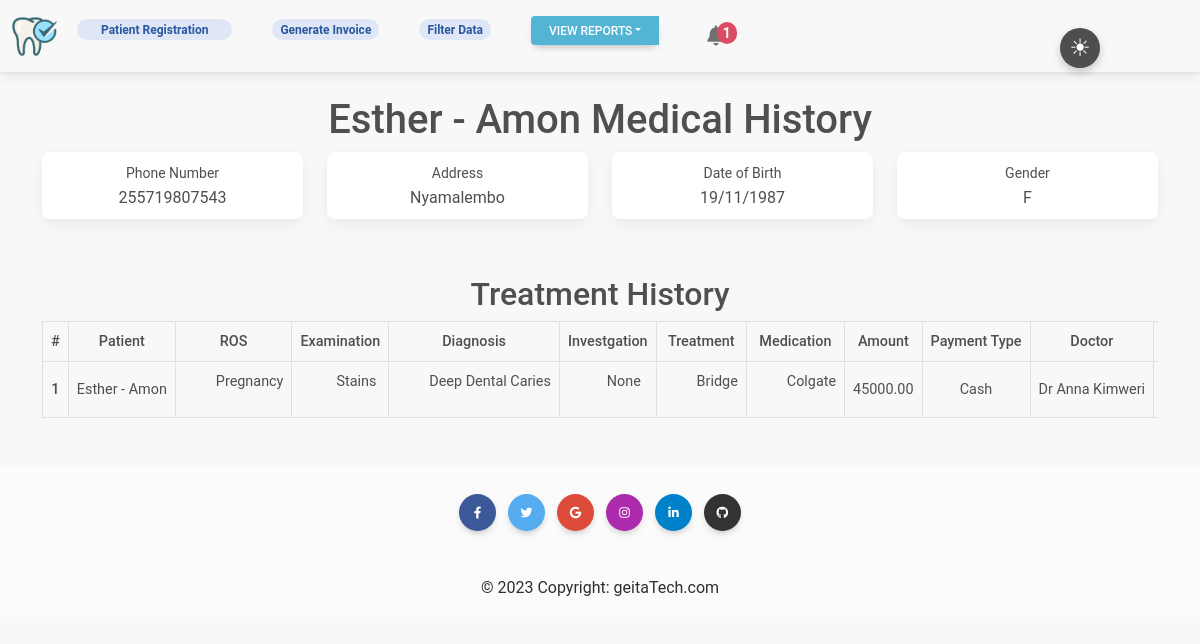
The app's page /patient/6/ with its own data.
### patient/models.py (models this page shows, shortened)
class Patient(models.Model):
    GENDER = (
        ('M', 'Male'),
        ('F', 'Female')
    )
    firstname = models.CharField(max_length=255)
    lastname = models.CharField(max_length=255)
    DOB = models.CharField(max_length=255)
    address = models.CharField(max_length=255)
    phone_number = models.CharField(max_length=255)
    gender = models.CharField(max_length=255, choices=GENDER)
    weight = models.IntegerField(default=0)
    BPressure = models.CharField(max_length=255, blank=True)
    created_at = models.DateTimeField(auto_now_add=True)
    updated_at = models.DateTimeField(auto_now=True)
    def __str__(self):
        return f'{self.firstname} - {self.lastname}'

class MedicalHistory(models.Model):
    patient = models.ForeignKey(Patient, on_delete=models.CASCADE,
                                related_name='patientmedicalhistory')
    history = models.CharField(max_length=255)
    review_of_systems = models.ManyToManyField(ReviewofSystem)
    examination = models.ManyToManyField(Examination)
    diagnosis = models.ManyToManyField(Diagnosis)
    investgation = models.ManyToManyField(Investgation)
    treatment = models.ManyToManyField(Treatment)
    medication = models.ManyToManyField(Medication)
    payment_type = models.ForeignKey(PaymentType, on_delete=models.CASCADE)
    follow_up_date = models.DateField(null=True)
    doctor = models.ForeignKey(Doctor, on_delete=models.PROTECT, null=True)
    created_at = models.DateTimeField(auto_now_add=True)
    def calculate_total_price(self):
        total_price = sum(category.price for category in self.treatment.all())
        total_price += sum(category.price for category in self.investgation.all())
        total_price += sum(category.price for category in self.medication.all())
        return total_price
    class Meta:
        verbose_name_plural = 'Medical History'

class ReviewofSystem(models.Model):
    name = models.CharField(max_length=255)

class Examination(models.Model):
    name = models.CharField(max_length=255)

class Diagnosis(models.Model):
    name = models.CharField(max_length=255)

class Investgation(models.Model):
    name = models.CharField(max_length=255)
    price = models.DecimalField(max_digits=10, decimal_places=2, null=True)

class Treatment(models.Model):
    name = models.CharField(max_length=255)
    price = models.DecimalField(max_digits=10, decimal_places=2, null=True)

class Medication(models.Model):
    name = models.CharField(max_length=255)
    price = models.DecimalField(max_digits=10, decimal_places=2, null=True)

class PaymentType(models.Model):
    name = models.CharField(max_length=255)
    def __str__(self):
        return self.name

class Doctor(models.Model):
    name = models.CharField(max_length=255)
    def __str__(self):
        return self.name

### patient/views.py (the view)
# urls.py: path('patient/<int:pk>/', views.patient_detail, name='patient-detail'),
def patient_detail(request, pk):
    patient = Patient.objects.get(id=pk)
    treatments = patient.patientmedicalhistory.all()
    context = {
        'patient': patient,
        'treatments':treatments
        }
    return render(request, 'patient_detail.html', context)

### patient/template_context.py (called while the page is built)
def upcoming_follow_up_count(request):
    today = datetime.now().date()
    tomorrow = today + timedelta(days=1)
    upcoming_follow_up_count = MedicalHistory.objects.filter(follow_up_date=tomorrow).count()
    return {'upcoming_follow_up_count': upcoming_follow_up_count}

### patient/templates/patient_detail.html (shortened to what this page needs)
{% extends 'base.html' %}
{% block content %}
<div class="container pt-4 text-center">
    <h1>{{patient}} Medical History</h1>
    <div class="row">
        <div class="col-xl-3 col-md-6 mb-2">
            <div class="card h-100 py-2">
                    <div class="col">
                        <div class="text-xs">
                            <small>
                            Phone Number
                            </small>
                        </div>
                        <div class="">{{patient.phone_number}}</div>
                    </div>
                </div>
            </div>
        <div class="col-xl-3 col-md-6 mb-2">
            <div class="card h-100 py-2">
                    <div class="col">
                        <div class="text-xs">
                            <small>
                            Address
                            </small>
                        </div>
                        <div class="">{{patient.address}}</div>
                    </div>
                </div>
            </div>
        <div class="col-xl-3 col-md-6 mb-2">
            <div class="card h-100 py-2">
                    <div class="col">
                        <div class="text-xs">
                            <small>
                            Date of Birth
                            </small>
                        </div>
                        <div class="">{{patient.DOB}}</div>
                    </div>
                </div>
            </div>
        <div class="col-xl-3 col-md-6 mb-2">
            <div class="card h-100 py-2">
                    <div class="col">
                        <div class="text-xs">
                            <small>
                            Gender
                            </small>
                        </div>
                        <div class="">{{patient.gender}}</div>
                    </div>
                </div>
            </div>
    </div>
  </div>
  <div class="container pt-5 mb-5">
    <h2 class="text-center">Treatment History</h2>
    <div class="table-responsive">
        <table class="table align-middle mb-0 text-center text-nowrap table-sm table-bordered">
            <thead>
                <tr>
                    <th scope="col">#</th>
                    <th scope="col">Patient</th>
                    <th scope="col">ROS</th>
                    <th scope="col">Examination</th>
                    <th scope="col">Diagnosis</th>
                    <th scope="col">Investgation</th>
                    <th scope="col">Treatment</th>
                    <th scope="col">Medication</th>
                    <th scope="col">Amount</th>
                    <th scope="col">Payment Type</th>
                    <th scope="col">Doctor</th>
                    <th scope="col">Follow Up</th>
                </tr>
            </thead>
            <tbody>
                {% if treatments %}
                    {% for patient in treatments %}
                    <tr>
                        <th scope="row">{{forloop.counter}}</th>
                        <td>{{ patient.patient }}</td>
                        <td>
                            <ul>
                                {% for category in patient.review_of_systems.all %}
                                    <li>{{ category.name }}</li>
                                {% endfor %}
                            </ul>
                        </td>
                        <td>
                            <ul>
                                {% for category in patient.examination.all %}
                                    <li>{{ category.name }}</li>
                                {% endfor %}
                            </ul>
                        </td>
                        <td>
                            <ul>
                                {% for category in patient.diagnosis.all %}
                                    <li>{{ category.name }}</li>
                                {% endfor %}
                            </ul>
                        </td>
                        <td>
                            <ul>
                                {% for category in patient.investgation.all %}
                                    <li>{{ category.name }}</li>
                                {% endfor %}
                            </ul>
                        </td>
                        <td>
                            <ul>
                                {% for category in patient.treatment.all %}
                                    <li>{{ category.name }}</li>
                                {% endfor %}
                            </ul>
                        </td>
                        <td>
                            <ul>
                                {% for category in patient.medication.all %}
                                    <li>{{ category.name }}</li>
                                {% endfor %}
                            </ul>
                        </td>
                        <td>{{ patient.calculate_total_price }}</td>
                        <td>{{ patient.payment_type}}</td>
                        <td>{{ patient.doctor}}</td>
                        <td>{{ patient.follow_up_date}}</td>
                    </tr>
                    {% endfor %}
                {% else %}
                    <tr>
                        <td colspan="4">No Medical History.</td>
                    </tr>
                {% endif %}
            </tbody>
        </table>
    </div>
  </div>
{% endblock content %}

### static/css/color_switch.css (style rules this page uses)
body { background-color: #f8f8f8; }

### patient/templates/patient_detail.html (style rules this page uses)
ul { list-style-type: none; }

### records on screen
Patient: firstname+lastname "Esther - Amon", phone_number "255719807543", address "Nyamalembo", DOB "19/11/1987", gender "F"
MedicalHistory: patient "Esther - Amon", calculate_total_price "45000.00", payment_type "Cash", doctor "Dr Anna Kimweri"
ReviewofSystem: name "Pregnancy"
Examination: name "Stains"
Diagnosis: name "Deep Dental Caries"
Investgation: name "None"
Treatment: name "Bridge"
Medication: name "Colgate"

### other values on screen
{{ upcoming_follow_up_count }} "1"
